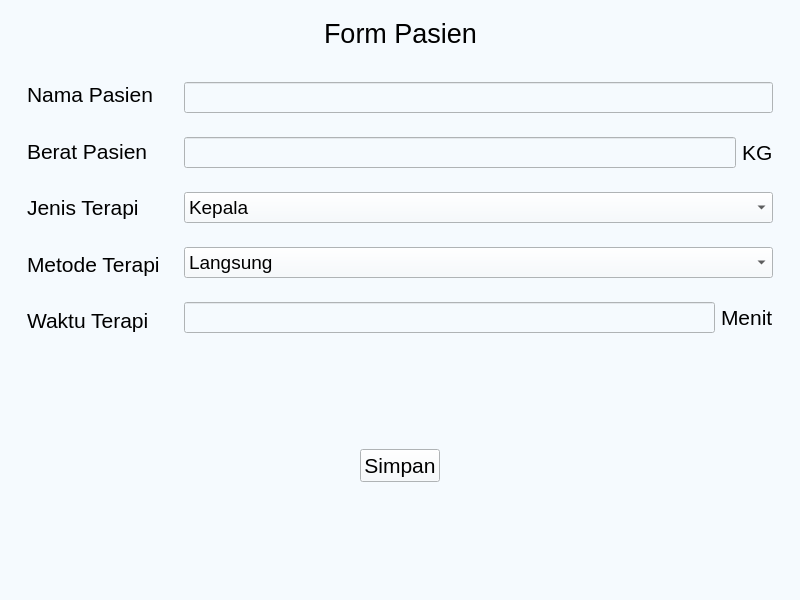
<?xml version="1.0" encoding="UTF-8"?>
<ui version="4.0">
 <class>MainWindow</class>
 <widget class="QMainWindow" name="MainWindow">
  <property name="geometry">
   <rect>
    <x>0</x>
    <y>0</y>
    <width>800</width>
    <height>600</height>
   </rect>
  </property>
  <property name="windowTitle">
   <string>MainWindow</string>
  </property>
  <property name="styleSheet">
   <string notr="true">background-color: rgb(245, 250, 254);</string>
  </property>
  <widget class="QWidget" name="centralwidget">
   <layout class="QGridLayout" name="gridLayout">
    <item row="0" column="0">
     <widget class="QWidget" name="widget" native="true">
      <layout class="QVBoxLayout" name="verticalLayout_7">
       <item>
        <layout class="QHBoxLayout" name="horizontalLayout_3">
         <item>
          <spacer name="horizontalSpacer">
           <property name="orientation">
            <enum>Qt::Horizontal</enum>
           </property>
           <property name="sizeHint" stdset="0">
            <size>
             <width>40</width>
             <height>20</height>
            </size>
           </property>
          </spacer>
         </item>
         <item>
          <widget class="QLabel" name="label">
           <property name="font">
            <font>
             <pointsize>20</pointsize>
            </font>
           </property>
           <property name="text">
            <string>Form Pasien</string>
           </property>
          </widget>
         </item>
         <item>
          <spacer name="horizontalSpacer_2">
           <property name="orientation">
            <enum>Qt::Horizontal</enum>
           </property>
           <property name="sizeHint" stdset="0">
            <size>
             <width>40</width>
             <height>20</height>
            </size>
           </property>
          </spacer>
         </item>
        </layout>
       </item>
      </layout>
     </widget>
    </item>
    <item row="1" column="0">
     <widget class="QWidget" name="widget_2" native="true">
      <layout class="QVBoxLayout" name="verticalLayout_6">
       <item>
        <layout class="QVBoxLayout" name="verticalLayout_5">
         <item>
          <layout class="QHBoxLayout" name="horizontalLayout_4">
           <item>
            <widget class="QWidget" name="widget_3" native="true">
             <layout class="QVBoxLayout" name="verticalLayout_3">
              <item>
               <layout class="QVBoxLayout" name="verticalLayout">
                <item>
                 <widget class="QLabel" name="label_2">
                  <property name="font">
                   <font>
                    <pointsize>16</pointsize>
                   </font>
                  </property>
                  <property name="text">
                   <string>Nama Pasien</string>
                  </property>
                 </widget>
                </item>
                <item>
                 <spacer name="verticalSpacer">
                  <property name="orientation">
                   <enum>Qt::Vertical</enum>
                  </property>
                  <property name="sizeHint" stdset="0">
                   <size>
                    <width>20</width>
                    <height>18</height>
                   </size>
                  </property>
                 </spacer>
                </item>
                <item>
                 <widget class="QLabel" name="label_3">
                  <property name="font">
                   <font>
                    <pointsize>16</pointsize>
                   </font>
                  </property>
                  <property name="text">
                   <string>Berat Pasien</string>
                  </property>
                 </widget>
                </item>
                <item>
                 <spacer name="verticalSpacer_2">
                  <property name="orientation">
                   <enum>Qt::Vertical</enum>
                  </property>
                  <property name="sizeHint" stdset="0">
                   <size>
                    <width>20</width>
                    <height>18</height>
                   </size>
                  </property>
                 </spacer>
                </item>
                <item>
                 <widget class="QLabel" name="label_4">
                  <property name="font">
                   <font>
                    <pointsize>16</pointsize>
                   </font>
                  </property>
                  <property name="text">
                   <string>Jenis Terapi</string>
                  </property>
                 </widget>
                </item>
                <item>
                 <spacer name="verticalSpacer_3">
                  <property name="orientation">
                   <enum>Qt::Vertical</enum>
                  </property>
                  <property name="sizeHint" stdset="0">
                   <size>
                    <width>20</width>
                    <height>18</height>
                   </size>
                  </property>
                 </spacer>
                </item>
                <item>
                 <widget class="QLabel" name="label_6">
                  <property name="font">
                   <font>
                    <pointsize>16</pointsize>
                   </font>
                  </property>
                  <property name="text">
                   <string>Metode Terapi</string>
                  </property>
                 </widget>
                </item>
                <item>
                 <spacer name="verticalSpacer_4">
                  <property name="orientation">
                   <enum>Qt::Vertical</enum>
                  </property>
                  <property name="sizeHint" stdset="0">
                   <size>
                    <width>20</width>
                    <height>18</height>
                   </size>
                  </property>
                 </spacer>
                </item>
                <item>
                 <widget class="QLabel" name="label_5">
                  <property name="font">
                   <font>
                    <pointsize>16</pointsize>
                   </font>
                  </property>
                  <property name="text">
                   <string>Waktu Terapi</string>
                  </property>
                 </widget>
                </item>
               </layout>
              </item>
             </layout>
            </widget>
           </item>
           <item>
            <widget class="QWidget" name="widget_4" native="true">
             <layout class="QVBoxLayout" name="verticalLayout_4">
              <item>
               <layout class="QVBoxLayout" name="verticalLayout_2">
                <item>
                 <widget class="QLineEdit" name="et_name_patient">
                  <property name="font">
                   <font>
                    <pointsize>14</pointsize>
                   </font>
                  </property>
                 </widget>
                </item>
                <item>
                 <spacer name="verticalSpacer_5">
                  <property name="orientation">
                   <enum>Qt::Vertical</enum>
                  </property>
                  <property name="sizeHint" stdset="0">
                   <size>
                    <width>20</width>
                    <height>18</height>
                   </size>
                  </property>
                 </spacer>
                </item>
                <item>
                 <layout class="QHBoxLayout" name="horizontalLayout">
                  <item>
                   <widget class="QLineEdit" name="et_weight_patient">
                    <property name="font">
                     <font>
                      <pointsize>14</pointsize>
                     </font>
                    </property>
                   </widget>
                  </item>
                  <item>
                   <widget class="QLabel" name="label_7">
                    <property name="font">
                     <font>
                      <pointsize>16</pointsize>
                     </font>
                    </property>
                    <property name="text">
                     <string>KG</string>
                    </property>
                   </widget>
                  </item>
                 </layout>
                </item>
                <item>
                 <spacer name="verticalSpacer_6">
                  <property name="orientation">
                   <enum>Qt::Vertical</enum>
                  </property>
                  <property name="sizeHint" stdset="0">
                   <size>
                    <width>20</width>
                    <height>18</height>
                   </size>
                  </property>
                 </spacer>
                </item>
                <item>
                 <widget class="QComboBox" name="et_sort_patient">
                  <property name="font">
                   <font>
                    <pointsize>14</pointsize>
                   </font>
                  </property>
                  <item>
                   <property name="text">
                    <string>Kepala</string>
                   </property>
                  </item>
                  <item>
                   <property name="text">
                    <string>Pinggang</string>
                   </property>
                  </item>
                 </widget>
                </item>
                <item>
                 <spacer name="verticalSpacer_7">
                  <property name="orientation">
                   <enum>Qt::Vertical</enum>
                  </property>
                  <property name="sizeHint" stdset="0">
                   <size>
                    <width>20</width>
                    <height>18</height>
                   </size>
                  </property>
                 </spacer>
                </item>
                <item>
                 <widget class="QComboBox" name="et_mode_patient">
                  <property name="font">
                   <font>
                    <pointsize>14</pointsize>
                   </font>
                  </property>
                  <item>
                   <property name="text">
                    <string>Langsung</string>
                   </property>
                  </item>
                  <item>
                   <property name="text">
                    <string>Per Step</string>
                   </property>
                  </item>
                 </widget>
                </item>
                <item>
                 <spacer name="verticalSpacer_8">
                  <property name="orientation">
                   <enum>Qt::Vertical</enum>
                  </property>
                  <property name="sizeHint" stdset="0">
                   <size>
                    <width>20</width>
                    <height>18</height>
                   </size>
                  </property>
                 </spacer>
                </item>
                <item>
                 <layout class="QHBoxLayout" name="horizontalLayout_2">
                  <item>
                   <widget class="QLineEdit" name="et_time_patient">
                    <property name="font">
                     <font>
                      <pointsize>14</pointsize>
                     </font>
                    </property>
                   </widget>
                  </item>
                  <item>
                   <widget class="QLabel" name="label_8">
                    <property name="font">
                     <font>
                      <pointsize>16</pointsize>
                     </font>
                    </property>
                    <property name="text">
                     <string>Menit</string>
                    </property>
                   </widget>
                  </item>
                 </layout>
                </item>
               </layout>
              </item>
             </layout>
            </widget>
           </item>
          </layout>
         </item>
         <item>
          <spacer name="verticalSpacer_9">
           <property name="orientation">
            <enum>Qt::Vertical</enum>
           </property>
           <property name="sizeHint" stdset="0">
            <size>
             <width>20</width>
             <height>28</height>
            </size>
           </property>
          </spacer>
         </item>
         <item>
          <layout class="QHBoxLayout" name="horizontalLayout_5">
           <item>
            <spacer name="horizontalSpacer_3">
             <property name="orientation">
              <enum>Qt::Horizontal</enum>
             </property>
             <property name="sizeHint" stdset="0">
              <size>
               <width>40</width>
               <height>20</height>
              </size>
             </property>
            </spacer>
           </item>
           <item>
            <widget class="QPushButton" name="btn_save_patient">
             <property name="font">
              <font>
               <pointsize>16</pointsize>
              </font>
             </property>
             <property name="text">
              <string>Simpan</string>
             </property>
             <property name="checkable">
              <bool>true</bool>
             </property>
            </widget>
           </item>
           <item>
            <spacer name="horizontalSpacer_4">
             <property name="orientation">
              <enum>Qt::Horizontal</enum>
             </property>
             <property name="sizeHint" stdset="0">
              <size>
               <width>40</width>
               <height>20</height>
              </size>
             </property>
            </spacer>
           </item>
          </layout>
         </item>
         <item>
          <spacer name="verticalSpacer_10">
           <property name="orientation">
            <enum>Qt::Vertical</enum>
           </property>
           <property name="sizeHint" stdset="0">
            <size>
             <width>20</width>
             <height>28</height>
            </size>
           </property>
          </spacer>
         </item>
        </layout>
       </item>
      </layout>
     </widget>
    </item>
   </layout>
  </widget>
 </widget>
 <resources/>
 <connections/>
</ui>
